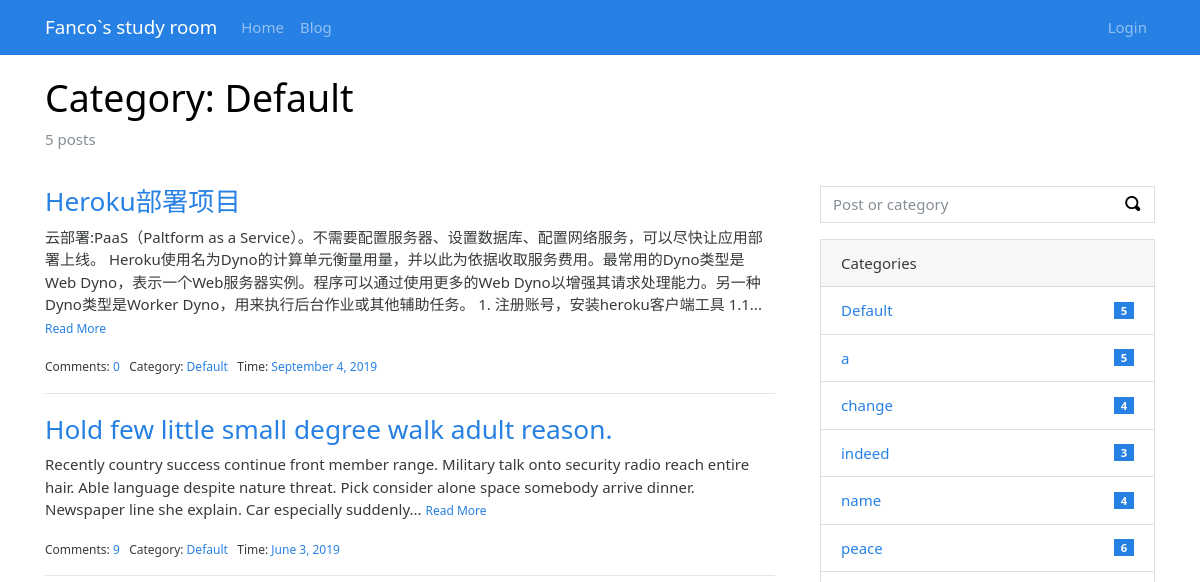
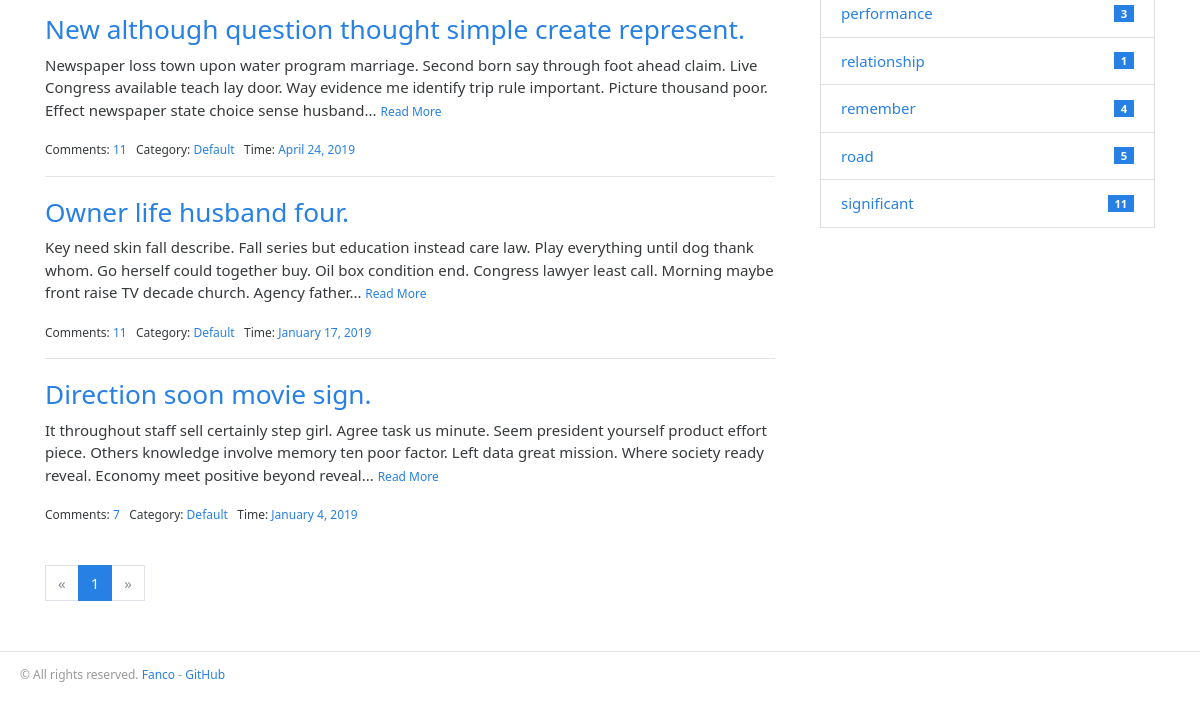
The page /category/1 on the database as committed earlier (2 pictures, top to bottom).
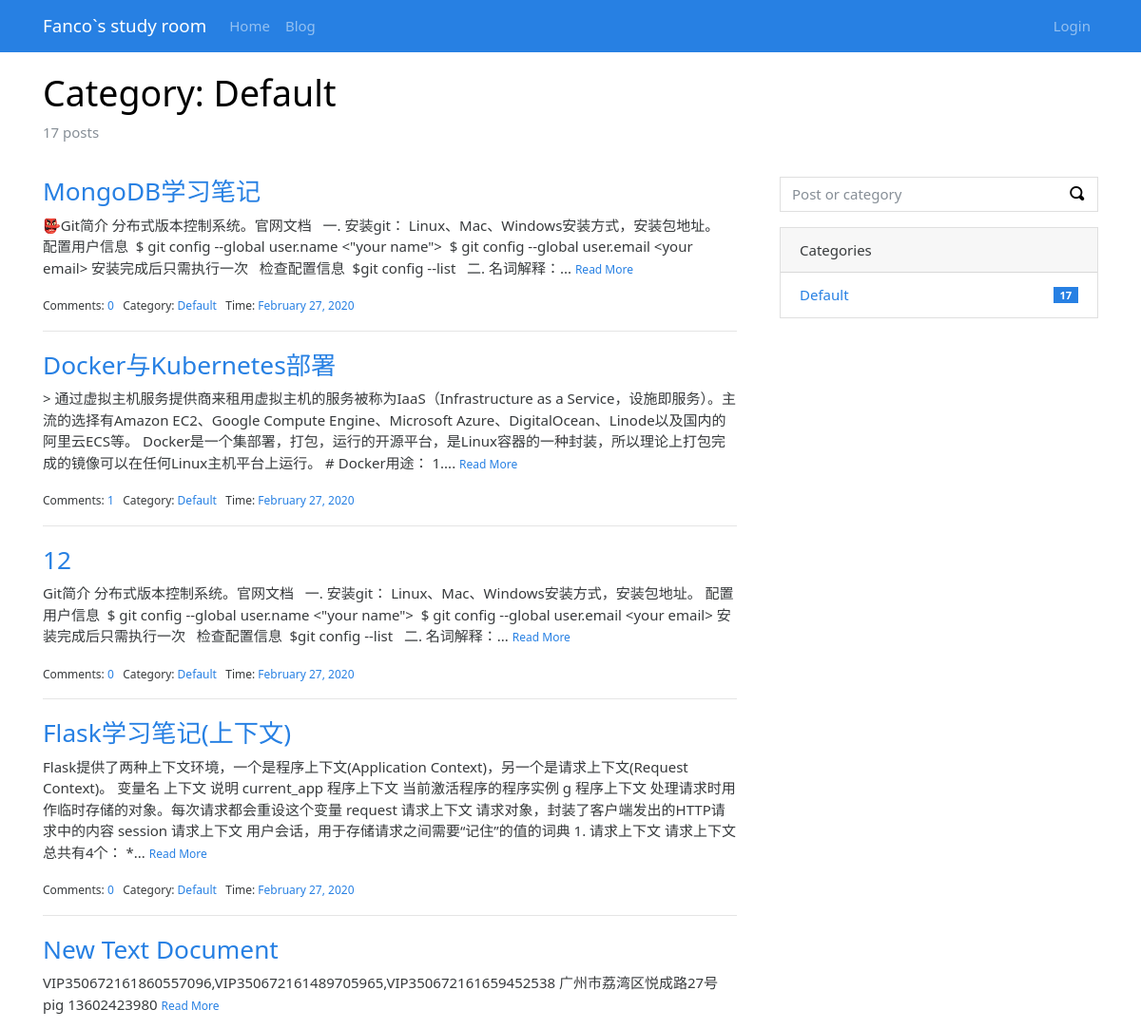
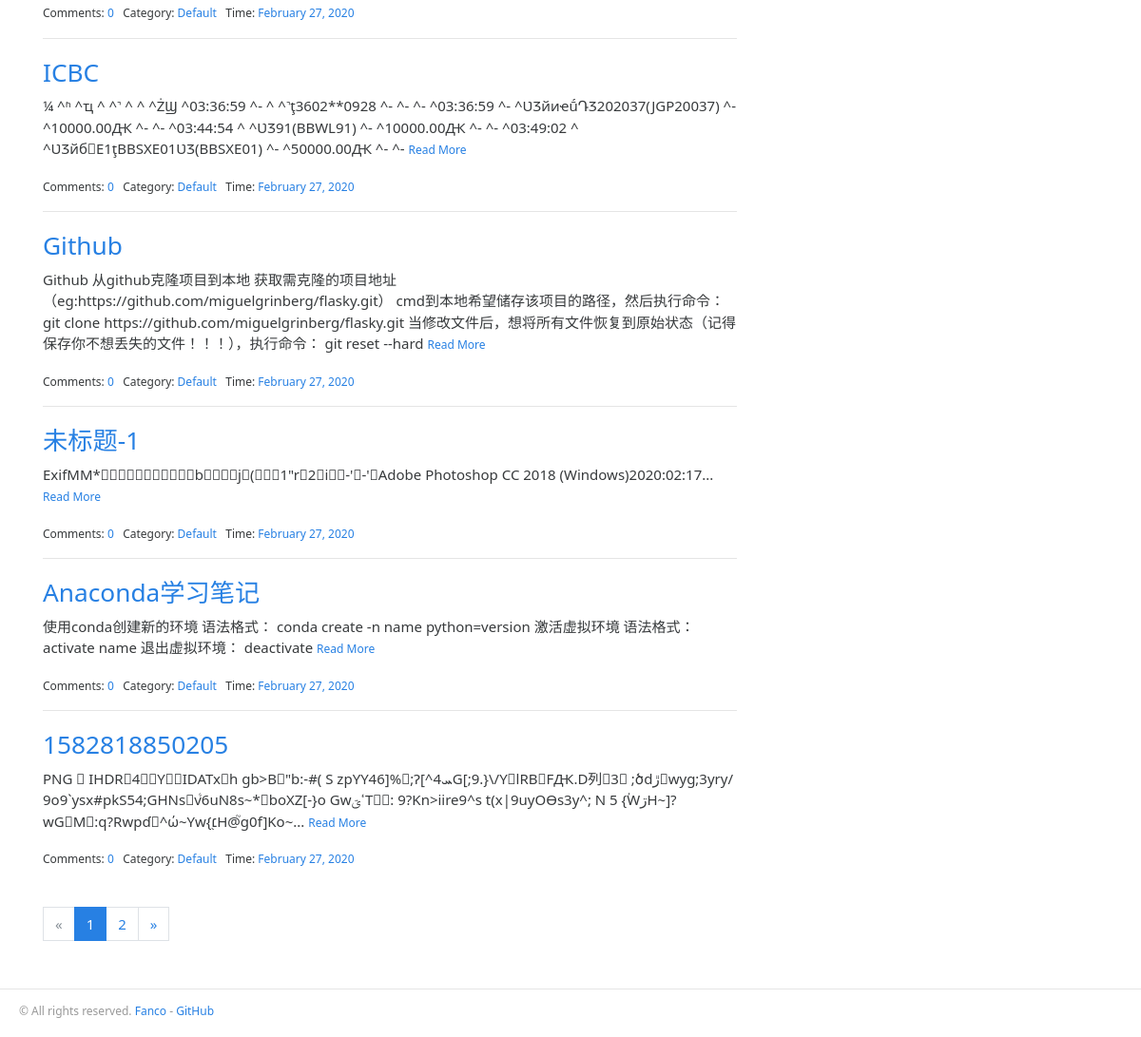
The same page on the database as committed later (2 pictures, top to bottom).
### Blog/models.py (models this page shows, shortened)
@whooshee.register_model('title','body')
class Post(db.Model):
	__tablename__ = 'posts'
	id = db.Column(db.Integer, primary_key=True)
	title = db.Column(db.String(60))
	body = db.Column(db.Text)
	body_html = db.Column(db.Text)
	timestamp = db.Column(db.DateTime, default=datetime.utcnow, index=True)
	can_comment = db.Column(db.Boolean, default=True)
	category_id = db.Column(db.Integer, db.ForeignKey('categorys.id'))
	comments = db.relationship('Comment', backref='post', cascade='all, delete-orphan')

class Category(db.Model):
	__tablename__ = 'categorys'
	id = db.Column(db.Integer, primary_key=True)
	name = db.Column(db.String(30), unique=True)
	posts = db.relationship('Post', backref='category')

### Blog/blueprints/blog.py (the view)
@blog_bp.route('/category/<int:category_id>', methods=['GET', 'POST'])
def categories(category_id):
	category = Category.query.get_or_404(category_id)
	page = request.args.get('page', 1, type=int)
	per_page = current_app.config['BLOG_POST_PER_PAGE']
	pagination = Post.query.filter_by(category_id=category_id).order_by(Post.timestamp.desc()).paginate(page, per_page=per_page)
	posts = pagination.items
	return render_template('blog/category.html', pagination=pagination, posts=posts, category=category)

### Blog/__init__.py (called while the page is built)
def register_template_context(app):
    @app.context_processor
    def make_template_context():
        admin = User.query.filter_by(username='admin').first()
        categories = Category.query.order_by(Category.name).all()
        return dict(admin=admin, categories=categories)

### Blog/templates/blog/category.html (shortened to what this page needs)
{% extends 'base.html' %}
{% from 'bootstrap/pagination.html' import render_pagination %}
{% block content %}
    <div class="page-header">
        <h1>Category: {{ category.name }}</h1>
        <p class="text-muted">{{ category.posts|length }} posts</p>
    </div>
    <div class="row">
        <div class="col-sm-8">
            {% include "blog/_posts.html" %}
            <div class="page-footer">{{ render_pagination(pagination) }}</div>
        </div>
        <div class="col-sm-4 sidebar">
            {% include 'blog/_search.html' %}
            {% include "blog/_sidebar.html" %}
        </div>
    </div>
{% endblock %}

### Blog/templates/blog/_posts.html (shortened to what this page needs)
{% if posts %}
    {% for post in posts %}
        <h3 class="text-primary"><a href="{{ url_for('.show_post', post_id=post.id) }}">{{ post.title }}</a></h3>
        <p>
            {% if post.body_html %}
                {{ post.body_html | safe |striptags|truncate }}
            {% else %}
                {{ post.body|striptags|truncate }}
            {% endif %}
            <small><a href="{{ url_for('.show_post', post_id=post.id) }}">Read More</a></small>
        </p>
        <small>
            Comments: <a href="{{ url_for('.show_post', post_id=post.id) }}#comments">{{ post.comments|length }}</a>&nbsp;&nbsp;
            Category: <a href="{{ url_for('.categories',category_id=post.category.id) }}">{{ post.category.name }}</a>&nbsp;&nbsp;
            Time: <a href="#">{{ moment(post.timestamp).format('LL') }}</a>
        </small>
        {% if not loop.last %}
            <hr>
        {% endif %}
    {% endfor %}
{% endif %}

### Blog/templates/blog/_sidebar.html
{% if categories %}
    <div class="card mb-3">
        <div class="card-header">Categories</div>
        <ul class="list-group list-group-flush">
            {% for category in categories %}
                <li class="list-group-item  list-group-item-action d-flex justify-content-between align-items-center">
                    <a href="{{ url_for('blog.categories',category_id=category.id) }}">
                        {{ category.name }}
                    </a>
                    <span class="badge badge-primary badge-pill"> {{ category.posts|length }}</span>
                </li>
            {% endfor %}
        </ul>
    </div>
{% endif %}

Rows that differ between the two databases and show on the page:
removed Post: title "Heroku部署项目", body_html "云部署:PaaS（Paltform as a Service）。不需要配置服务器、设置数据库、配置网络服务，可以尽快让应用部署上线。 Heroku使用名为Dyno的计算单元衡量用量，并以此为依据收取服务费用。最常用的Dyno类型是Web Dyno，表示一个Web服务器实例。程序可以通过使用更多的Web Dyno以增强其请求处理能力。另一种Dyno类型是Worker Dyno，用来执行后台作业或其他辅助任务。 1. 注册账号，安装heroku客户端工具 1.1...", comments|length "0", category.name "Default", timestamp "September 4, 2019"
removed Post: title "Hold few little small degree walk adult reason.", body_html "Recently country success continue front member range. Military talk onto security radio reach entire hair. Able language despite nature threat. Pick consider alone space somebody arrive dinner. Newspaper line she explain. Car especially suddenly...", comments|length "9", category.name "Default", timestamp "June 3, 2019"
removed Post: title "New although question thought simple create represent.", body_html "Newspaper loss town upon water program marriage. Second born say through foot ahead claim. Live Congress available teach lay door. Way evidence me identify trip rule important. Picture thousand poor. Effect newspaper state choice sense husband...", comments|length "11", category.name "Default", timestamp "April 24, 2019"
removed Post: title "Owner life husband four.", body_html "Key need skin fall describe. Fall series but education instead care law. Play everything until dog thank whom. Go herself could together buy. Oil box condition end. Congress lawyer least call. Morning maybe front raise TV decade church. Agency father...", comments|length "11", category.name "Default", timestamp "January 17, 2019"
removed Post: title "Direction soon movie sign.", body_html "It throughout staff sell certainly step girl. Agree task us minute. Seem president yourself product effort piece. Others knowledge involve memory ten poor factor. Left data great mission. Where society ready reveal. Economy meet positive beyond reveal...", comments|length "7", category.name "Default", timestamp "January 4, 2019"
removed Category: name "a", posts|length "5"
removed Category: name "change", posts|length "4"
removed Category: name "indeed", posts|length "3"
removed Category: name "name", posts|length "4"
removed Category: name "peace", posts|length "6"
removed Category: name "performance", posts|length "3"
removed Category: name "relationship", posts|length "1"
removed Category: name "remember", posts|length "4"
removed Category: name "road", posts|length "5"
removed Category: name "significant", posts|length "11"
computed for Category "Default": posts|length "5" → "17"
now on this page (row edited): Post: title "MongoDB学习笔记", body_html "👺Git简介 分布式版本控制系统。官网文档 一. 安装git： Linux、Mac、Windows安装方式，安装包地址。 配置用户信息 $ git config --global user.name <\"your name\"> $ git config --global user.email <your email> 安装完成后只需执行一次 检查配置信息 $git config --list 二. 名词解释：...", comments|length "0", category.name "Default", timestamp "February 27, 2020"
now on this page (row edited): Post: title "Docker与Kubernetes部署", body_html "> 通过虚拟主机服务提供商来租用虚拟主机的服务被称为IaaS（Infrastructure as a Service，设施即服务）。主流的选择有Amazon EC2、Google Compute Engine、Microsoft Azure、DigitalOcean、Linode以及国内的阿里云ECS等。 Docker是一个集部署，打包，运行的开源平台，是Linux容器的一种封装，所以理论上打包完成的镜像可以在任何Linux主机平台上运行。 # Docker用途： 1....", comments|length "1", category.name "Default", timestamp "February 27, 2020"
now on this page (row edited): Post: title "12", body_html "Git简介 分布式版本控制系统。官网文档 一. 安装git： Linux、Mac、Windows安装方式，安装包地址。 配置用户信息 $ git config --global user.name <\"your name\"> $ git config --global user.email <your email> 安装完成后只需执行一次 检查配置信息 $git config --list 二. 名词解释：...", comments|length "0", category.name "Default", timestamp "February 27, 2020"
now on this page (row edited): Post: title "Flask学习笔记(上下文)", body_html "Flask提供了两种上下文环境，一个是程序上下文(Application Context)，另一个是请求上下文(Request Context)。 变量名 上下文 说明 current_app 程序上下文 当前激活程序的程序实例 g 程序上下文 处理请求时用作临时存储的对象。每次请求都会重设这个变量 request 请求上下文 请求对象，封装了客户端发出的HTTP请求中的内容 session 请求上下文 用户会话，用于存储请求之间需要“记住”的值的词典 1. 请求上下文 请求上下文总共有4个： *...", comments|length "0", category.name "Default", timestamp "February 27, 2020"
now on this page (row edited): Post: title "New Text Document", body_html "VIP350672161860557096,VIP350672161489705965,VIP350672161659452538 广州市荔湾区悦成路27号 pig 13602423980", comments|length "0", category.name "Default", timestamp "February 27, 2020"
now on this page (row edited): Post: title "ICBC", body_html "¼ ^ʱ ^ҵ ^ ^˺ ^ ^ ^ŻϢ ^03:36:59 ^- ^ ^˺ţ3602**0928 ^- ^- ^- ^03:36:59 ^- ^ƲƷйиҽṹԴƷ202037(JGP20037) ^- ^10000.00Ԫ ^- ^- ^03:44:54 ^ ^ƲƷ91(BBWL91) ^- ^10000.00Ԫ ^- ^- ^03:49:02 ^ ^ƲƷйб͸E1ţBBSXE01ƲƷ(BBSXE01) ^- ^50000.00Ԫ ^- ^-", comments|length "0", category.name "Default", timestamp "February 27, 2020"
now on this page (row edited): Post: title "Github", body_html "Github 从github克隆项目到本地 获取需克隆的项目地址（eg:https://github.com/miguelgrinberg/flasky.git） cmd到本地希望储存该项目的路径，然后执行命令： git clone https://github.com/miguelgrinberg/flasky.git 当修改文件后，想将所有文件恢复到原始状态（记得保存你不想丢失的文件！！！），执行命令： git reset --hard", comments|length "0", category.name "Default", timestamp "February 27, 2020"
now on this page (row edited): Post: title "未标题-1", body_html "ExifMM*\b\u0007\u0001\u0012\u0003\u0001\u0001\u0001\u001a\u0005\u0001b\u0001\u001b\u0005\u0001j\u0001(\u0003\u0001\u0002\u00011\u0002\"r\u00012\u0002\u0014i\u0004\u0001-'\u0010-'\u0010Adobe Photoshop CC 2018 (Windows)2020:02:17...", comments|length "0", category.name "Default", timestamp "February 27, 2020"
now on this page (row edited): Post: title "Anaconda学习笔记", body_html "使用conda创建新的环境 语法格式： conda create -n name python=version 激活虚拟环境 语法格式： activate name 退出虚拟环境： deactivate", comments|length "0", category.name "Default", timestamp "February 27, 2020"
now on this page (row edited): Post: title "1582818850205", body_html "PNG \u001a IHDR\u00014\b\u0006Y\u0012\u0012IDATxh gb>B\u0010\"b:-#( S zpYY46]%\u0017;Ɂ[^ܚ4G[;9.}\\/Y\u0018lRB\u0013FԪ.D列\u00133\u0011 ;ծd\u0003ڙwyg;3yry/ 9o9`ysx#pkS54;GΗNs\u0001ܵv6uN8s~*﷎boXZ[-}o GwߵؾT\u000f: 9?Kn>iire9^s t(x|9uyOϴs3y^; N 5 {ؙWڗΗ~]?wG΁M\u000f:q?Rwpɗ߻^ώ~Yw{֭׆H@֮g0f]Ko~...", comments|length "0", category.name "Default", timestamp "February 27, 2020"
Other text that changed with them:
{{ category.posts|length }}: "5" → "17"
{{ render_pagination(pagination) }}: "« 1 »" → "« 1 2 »"
